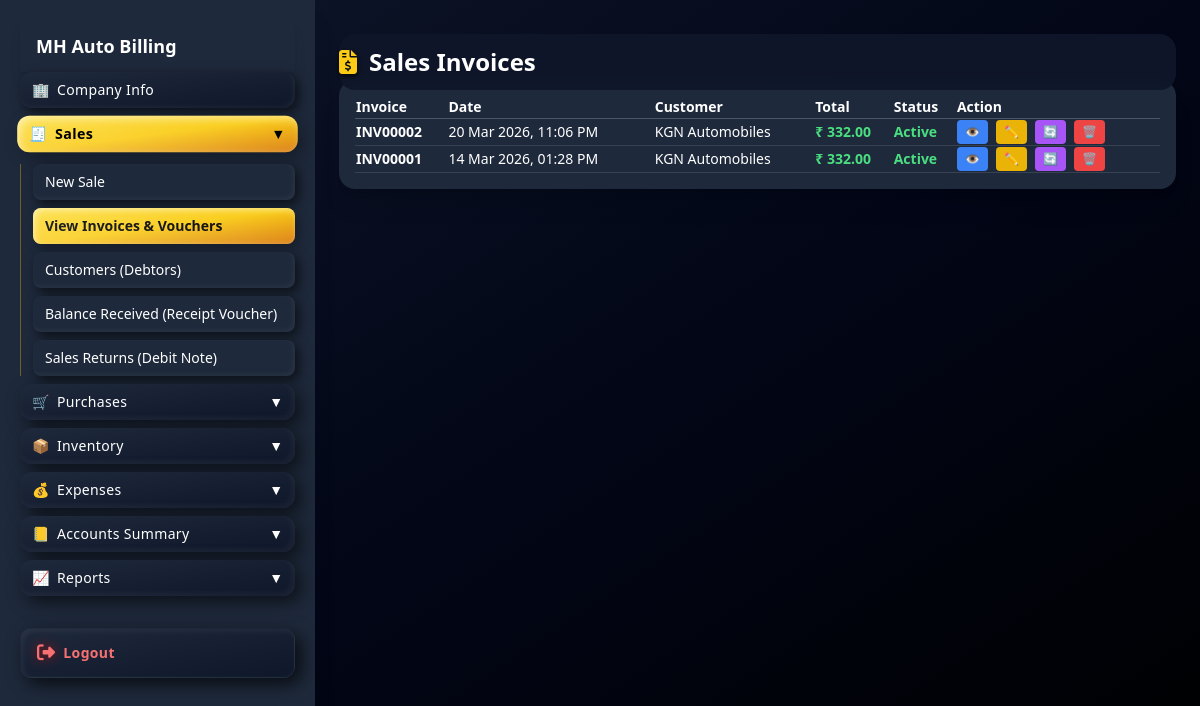
Page /sales-invoices/ (signed in) on the committed database.
### apps/core/models.py (models this page shows, shortened)
class Bill(models.Model):
    invoice_no = models.CharField(max_length=20, unique=True, blank=True)
    customer = models.ForeignKey(Customer, on_delete=models.CASCADE)
    created_by = models.ForeignKey(User, on_delete=models.SET_NULL, null=True)
    date = models.DateTimeField(auto_now_add=True)
    subtotal = models.DecimalField(max_digits=12, decimal_places=2, default=0)
    cgst = models.DecimalField(max_digits=12, decimal_places=2, default=0)
    sgst = models.DecimalField(max_digits=12, decimal_places=2, default=0)
    discount = models.DecimalField(max_digits=12, decimal_places=2, default=0)
    roundoff = models.DecimalField(max_digits=12, decimal_places=2, default=0)
    total = models.DecimalField(max_digits=12, decimal_places=2, default=0)
    STATUS_CHOICES = (
        ("active", "Active"),
        ("returned", "Returned"),
        ("cancelled", "Cancelled"),
    )
    status = models.CharField(
        max_length=20,
        choices=STATUS_CHOICES,
        default="active"
    )

class Customer(models.Model):
    name = models.CharField(max_length=200)
    phone = models.CharField(max_length=20, blank=True, null=True)
    address = models.TextField(blank=True, null=True)
    gst = models.CharField(max_length=20, blank=True, null=True)
    balance = models.DecimalField(max_digits=12, decimal_places=2, default=0)

### apps/core/views.py (the view)
# urls.py: path("sales-invoices/", views.sales_invoices, name="sales_invoices"),
@login_required
def sales_invoices(request):
    bills = Bill.objects.all().order_by("-date")
    return render(request, "dashboard/sales_invoices.html", {
        "bills": bills
    })

### templates/dashboard/sales_invoices.html (shortened to what this page needs)
{% extends "dashboard/base.html" %}
{% block content %}
<div class="max-w-7xl mx-auto">
<div class="sticky top-[50px] md:top-[10px] z-40
bg-slate-900/95 backdrop-blur-sm
py-3 rounded-2xl">
    <h1 class="text-2xl font-bold flex items-center gap-3 text-white">
        <i class="fa-solid fa-file-invoice-dollar
        text-yellow-400
        drop-shadow-[0_2px_2px_rgba(0,0,0,0.8)]
        [text-shadow:0_0_2px_rgba(250,204,21,0.8),
                     0_0_4px_rgba(250,204,21,0.6),
                     0_2px_3px_rgba(0,0,0,0.9)]">
        </i>
        Sales Invoices
    </h1>
</div>
<div class="hidden md:block bg-slate-800 rounded-2xl p-4 shadow-xl overflow-x-auto">
<table class="w-full text-sm text-white">
<thead class="border-b border-gray-600 text-left">
<tr>
<th>Invoice</th>
<th>Date</th>
<th>Customer</th>
<th>Total</th>
<th>Status</th>
<th>Action</th>
</tr>
</thead>
<tbody>
{% for bill in bills %}
<tr class="border-b border-gray-700 hover:bg-slate-700">
<td class="font-bold">
{{ bill.invoice_no }}
</td>
<td>
{{ bill.date|date:"d M Y, h:i A" }}
</td>
<td>
{{ bill.customer.name }}
</td>
<td class="font-bold text-green-400">
₹ {{ bill.total }}
</td>
<td>
{% if bill.status == "active" %}
<span class="text-green-400 font-semibold">
Active
</span>
{% elif bill.status == "returned" %}
<span class="text-yellow-400 font-semibold">
Returned
</span>
{% else %}
<span class="text-red-400 font-semibold">
Cancelled
</span>
{% endif %}
</td>
<td class="flex gap-2">
<a href="/bill/preview/{{ bill.id }}/"
target="_blank"
class="bg-blue-500 px-2 py-1 rounded text-xs">
👁
</a>
{% if bill.status == "active" %}
<a href="/bill/edit/{{ bill.id }}/"
class="bg-yellow-500 px-2 py-1 rounded text-xs">
✏
</a>
<a href="/bill/return/{{ bill.id }}/"
class="bg-purple-500 px-2 py-1 rounded text-xs">
🔄
</a>
<a href="/bill/delete/{{ bill.id }}/"
class="bg-red-500 px-2 py-1 rounded text-xs">
🗑
</a>
{% endif %}
</td>
</tr>
{% empty %}
<tr>
<td colspan="6" class="text-center py-6 text-gray-400">
No sales invoices found
</td>
</tr>
{% endfor %}
</tbody>
</table>
</div>
</div>
{% endblock %}

### templates/dashboard/base.html (style rules this page uses)
body { padding-bottom:120px; overflow-y: auto; }

### rows in the picture
Bill: invoice_no "INV00002", date "20 Mar 2026, 11:06 PM", customer.name "KGN Automobiles", total "332.00", status "Active"
Bill: invoice_no "INV00001", date "14 Mar 2026, 01:28 PM", customer.name "KGN Automobiles", total "332.00", status "Active"
